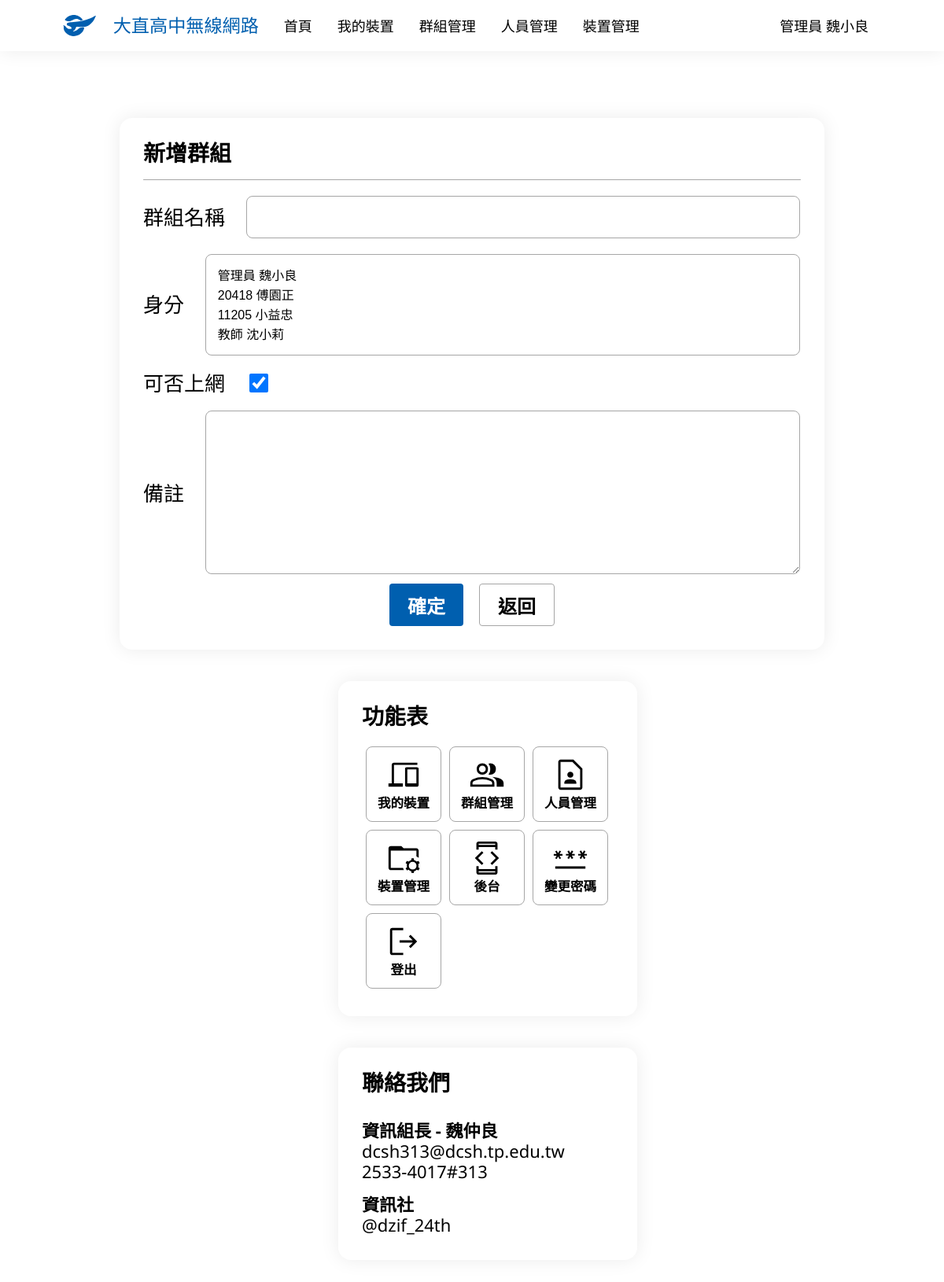
Page /group/create/ (signed in) on the earlier database version.
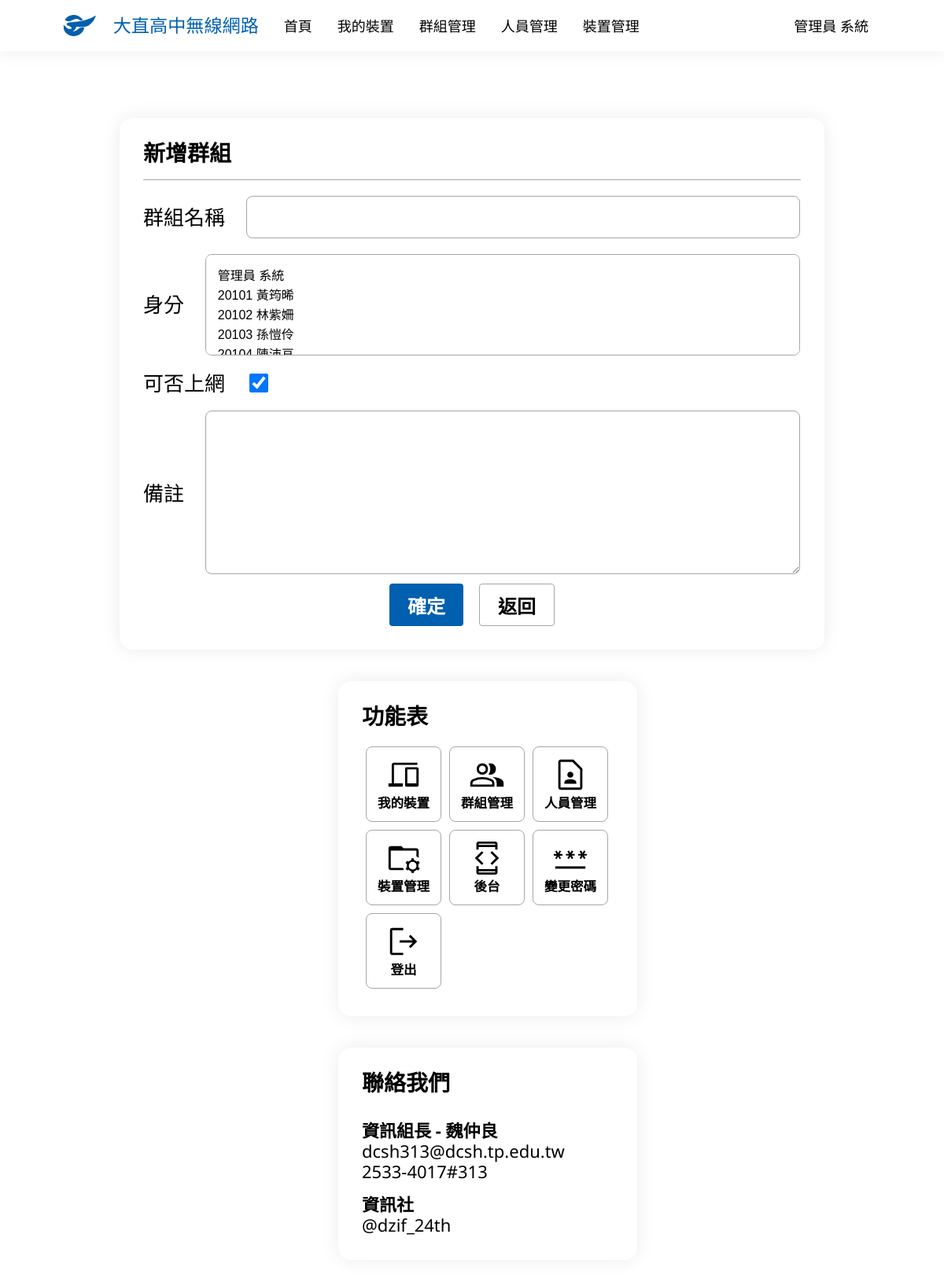
Same page on the later database version.
### main/models.py (models this page shows)
class UserInfo(models.Model):
    UserData = models.OneToOneField(User, verbose_name='身分', on_delete=models.CASCADE)
    USERTYPES = [
        (0, '管理員'),
        (1, '老師'),
        (2, '學生')
    ]
    UserType = models.IntegerField('使用者類別', choices=USERTYPES)
    Name = models.CharField('姓名', max_length=75)
    StuId = models.IntegerField('學號', default=0)
    Email = models.EmailField('Email', blank=True, null=True)
    GRADES = [
        (0, '無'),
        (7, '七年級'),
        (8, '八年級'),
        (9, '九年級'),
        (1, '高一'),
        (2, '高二'),
        (3, '高三')
    ]
    Grade = models.IntegerField('年級', choices=GRADES, default=0)
    Class = models.IntegerField('班級', default=0)
    SeatNumber = models.IntegerField('座號', default=0)
    Internet = models.BooleanField('可否上網', default=True)
    Note = models.TextField('備註', blank=True, null=True)
    def __str__(self):
        if self.UserType == 0:
            return f'管理員 {self.Name}'
        elif self.UserType == 1:
            return f'教師 {self.Name}'
        else:
            return f'{self.Grade}{self.Class:02d}{self.SeatNumber:02d} {self.Name}'

### main/views.py (the view, shortened to what this page needs)
# urls.py: path('group/create/', GroupCreate.as_view(), name='group_create'),
class GroupCreate(PermissionRequiredMixin, LoginRequiredMixin, CreateView):
    model = Group
    permission_required = ['main.can_assess', 'main.admin']
    fields = ['Name', 'UserData', 'Internet', 'Note']
    def get_context_data(self, **kwargs):
        context = super().get_context_data(**kwargs)
        if self.request.user.is_authenticated:
            context['now_user'] = UserInfo.objects.get(UserData=self.request.user)
        else:
            context['now_user'] = ''
        return context
    pk_url_kwarg = 'groupid'
    context_object_name = 'group'
    template_name = 'group_create.html'

### templates/group_create.html (shortened to what this page needs)
{% extends 'base.html' %}
{% block body %}
<div class="container">
    <div class="title">
        <p>新增群組</p>
    </div>
    <div class="hr"></div>
    <form action="" method="post" class="form">
        {% for field in form %}
            <div class="field">
                <p>{{ field.label }}</p>
                <div>
                    {{ field }}
                </div>
            </div>
        {% endfor %}
        <div class="function">
            <input class="primary-button large-button button-ani" type="submit" value="確定">
            <input class="primary-button large-button white-button button-ani" type="button" value="返回" onclick="javascript:window.history.back();">
        </div>
    </form>
</div>
{% endblock body %}

### templates/base.html (shortened to what the changed rows need)
{% load static %}
<!DOCTYPE html>
<html lang="zh-Hant-TW">
<head>
    <link rel="stylesheet" href="{% static 'css/style.css' %}">
</head>
<body>
    <nav>
        <ul class="navbar">
            {% if user.is_authenticated %}
                <a href="{% url 'device_managing' %}" class="nav-ani">
                    <li>
                        <p>我的裝置</p>
                    </li>
                </a>
                {% if perms.main.admin %}
                    <a href="{% url 'group_managing' %}" class="nav-ani">
                        <li>
                            <p>群組管理</p>
                        </li>
                    </a>
                    <a href="{% url 'user_managing' %}" class="nav-ani">
                        <li>
                            <p>人員管理</p>
                        </li>
                    </a>
                    <a href="{% url 'manage' %}" class="nav-ani">
                        <li>
                            <p>裝置管理</p>
                        </li>
                    </a>
                {% endif %}
                <li class="dropdown">
                    <a class="nav-ani">{{ now_user }}</a>
                </li>
            {% endif %}
        </ul>
    </nav>
    <div class="content">
        <div class="main">
            {% block body %}{% endblock body %}
        </div>
    </div>
</body>
</html>

Differences in the rows shown:
changed UserInfo: UserType+Name "管理員 魏小良" → "管理員 系統"; Name "魏小良" → "系統" (drawn)
Other differences:
form field UserData: "管理員 魏小良 / 20418 傅園正 / 11205 小益忠 / 教師 沈小莉" → "管理員 系統 / 20101 黃筠晞 / 20102 林紫姍 / 20103 孫愷伶"
